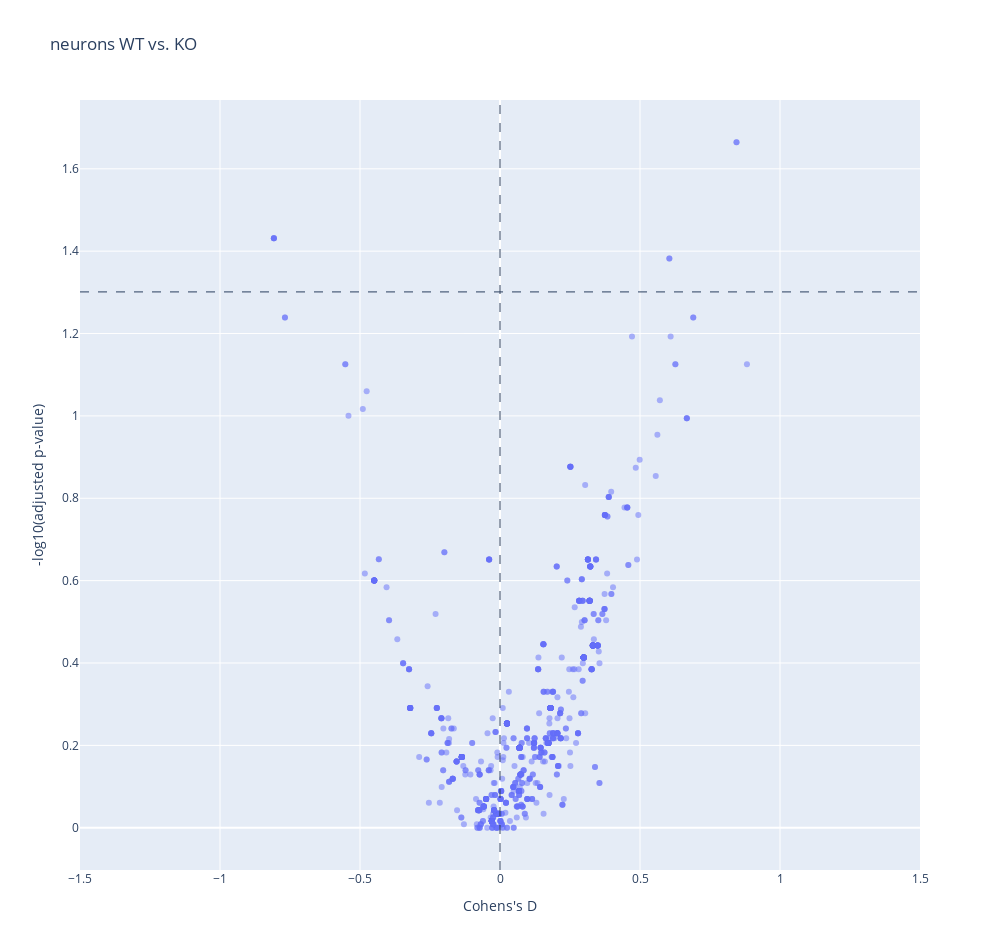

The notebook cell this image was saved under:
### Code cell
key = 'neurons'
plotly_vulcano_plot(
    wilcoxon_test_results['meta'],
    key + ' ' + ' vs. '.join(labels[key]),
    pval_cutoff = 0.05,
    pval_column = 'wilcox_pval'
)

### Figure 1 — Plotly figure (JSON) as saved in the notebook; plotly's stock layout.template omitted (floating-point values rounded to 4 significant figures; data arrays with more than 128 entries replaced by an {"elided": "..."} marker saying what was removed)
{"data": [{"customdata": {"elided": "899x2 str values"}, "hovertemplate": "<b>%{hovertext}</b><br><br>Cohens's D=%{x}<br>-log10(adjusted p-value)=%{y}<br>associated_genes=%{customdata[0]}<br>subsystem=%{customdata[1]}<extra></extra>", "hovertext": {"elided": "899 str values"}, "legendgroup": "", "marker": {"color": "#636efa", "opacity": 0.5, "symbol": "circle"}, "mode": "markers", "name": "", "orientation": "v", "showlegend": false, "type": "scatter", "x": {"elided": "899 float values"}, "xaxis": "x", "y": {"elided": "899 float values"}, "yaxis": "y"}], "layout": {"height": 950, "legend": {"tracegroupgap": 0}, "shapes": [{"line": {"dash": "dash", "width": 1}, "type": "line", "x0": 0, "x1": 1, "xref": "x domain", "y0": 1.301, "y1": 1.301, "yref": "y"}, {"line": {"dash": "dash", "width": 1}, "type": "line", "x0": 0, "x1": 0, "xref": "x", "y0": 0, "y1": 1, "yref": "y domain"}], "title": {"text": "neurons WT vs. KO"}, "width": 1000, "xaxis": {"anchor": "y", "domain": [0, 1], "range": [-1.5, 1.5], "title": {"text": "Cohens's D"}, "type": "linear"}, "yaxis": {"anchor": "x", "autorange": true, "domain": [0, 1], "range": [-0.1026, 1.767], "title": {"text": "-log10(adjusted p-value)"}, "type": "linear"}}}
